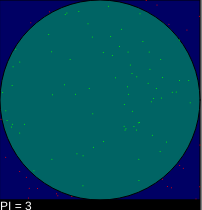
Frame 1 (no input)
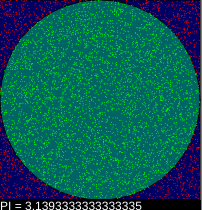
Frame 60 (no input)
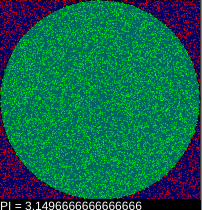
Frame 120 (the mouse pressed at the canvas centre since frame 60)

The p5.js sketch that drew these frames (run headless with seeded random() and noise() and a simulated clock; from frame 60 on, the mouse is pressed at the canvas centre):

// p5.js sketch
// ── sketch.js
let a = 200;
let correct = 0.0;
let total = 0.0;

function setup() {
    createCanvas(a+2, a+10);
    background('gray');
    push();
    stroke(0);
    translate(a/2,a/2)
    rectMode(CENTER)
    fill(0,0,100)    
    rect(0,0,a,a);
    fill(0,100,100)
    ellipse(0,0,a);
    pop();
}

function draw() {
    
    for(let i =0 ;i <100 ; i ++){
        //stroke(0,0,255);    
        x = random(-a/2,a/2);
        y = random(-a/2,a/2);
        let d = x*x + y*y;
        total++;

        if(d < (a/2)*(a/2)){ //inside cirlce
            correct ++;
            stroke(0,255,0);
            
        }else{
            stroke(255,0,0);
        }
        push();
        translate(a/2,a/2)
        point(x,y);
        pop();
     

    }
        

    stroke(0);
    fill(0);
    rect(0,a,a,10)
    fill(255);        
    let pi = 4* (correct/total);
    text("PI = " + pi ,0,a+10);
}
